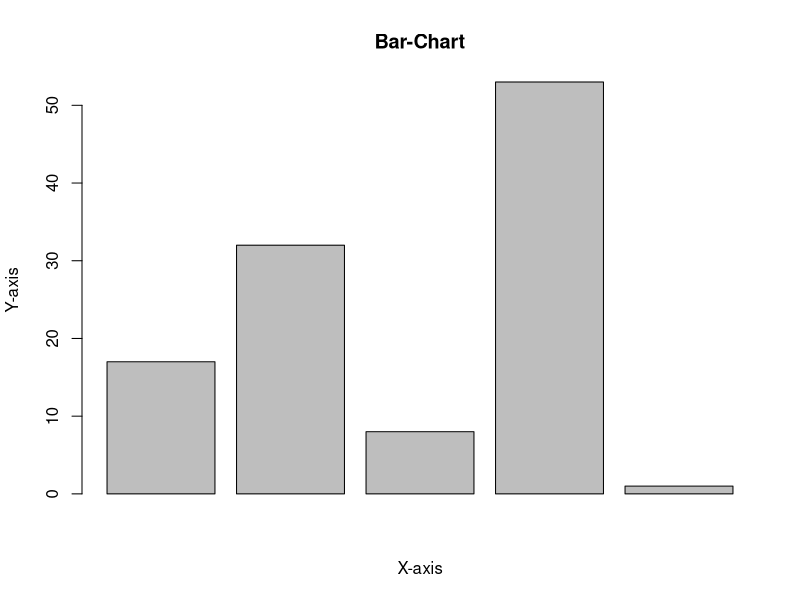
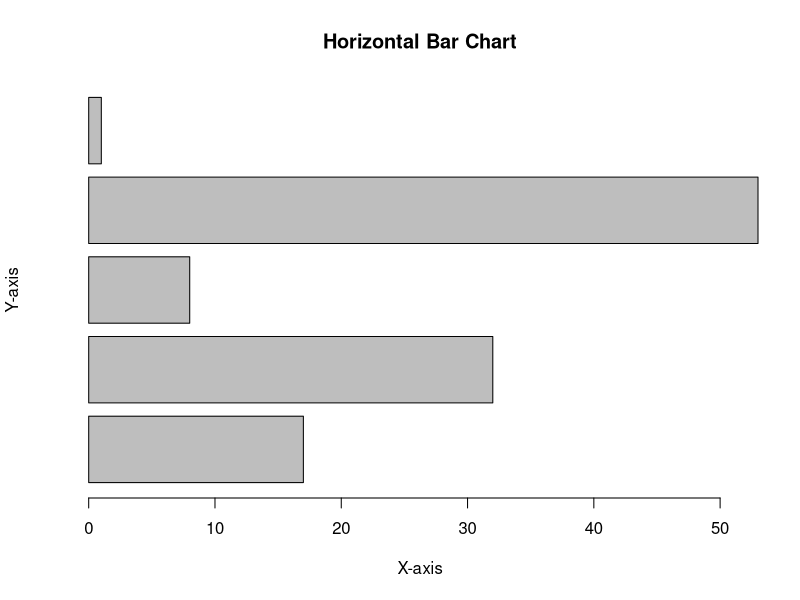

Generate these figures, in order, with R:
# Bar Charts
A <- c(17, 32, 8, 53, 1)
barplot(A, xlab = "X-axis", ylab = "Y-axis", main = "Bar-Chart")
barplot(A, horiz = TRUE, xlab = "X-axis", ylab = "Y-axis", main = "Horizontal Bar Chart")
